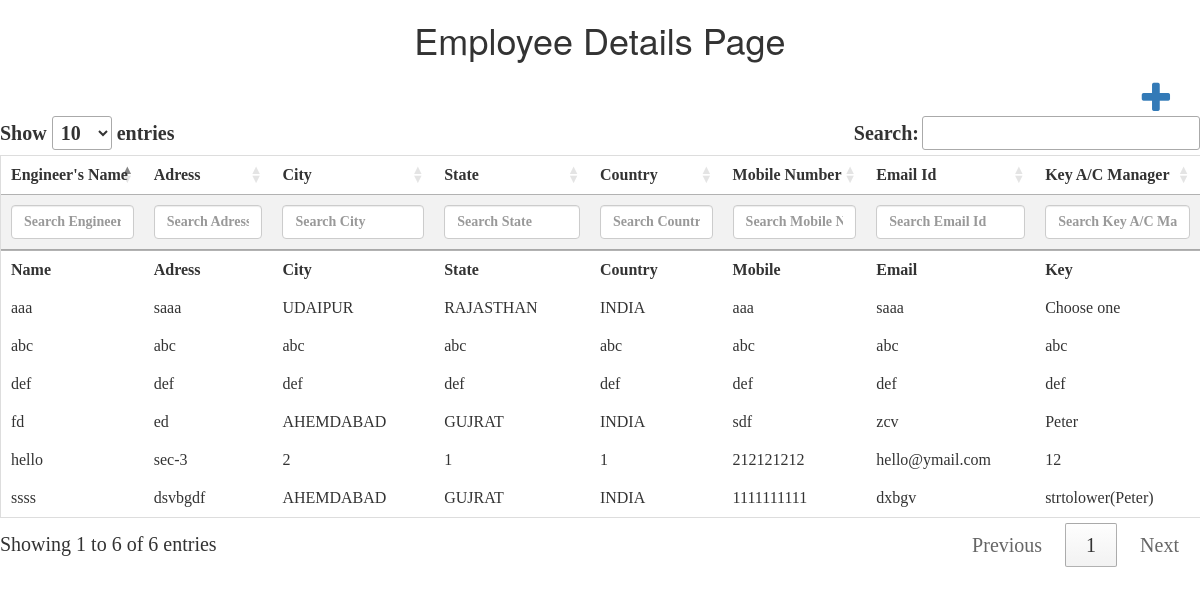
The page /controllers/employeeDetails.php on the database as committed earlier.
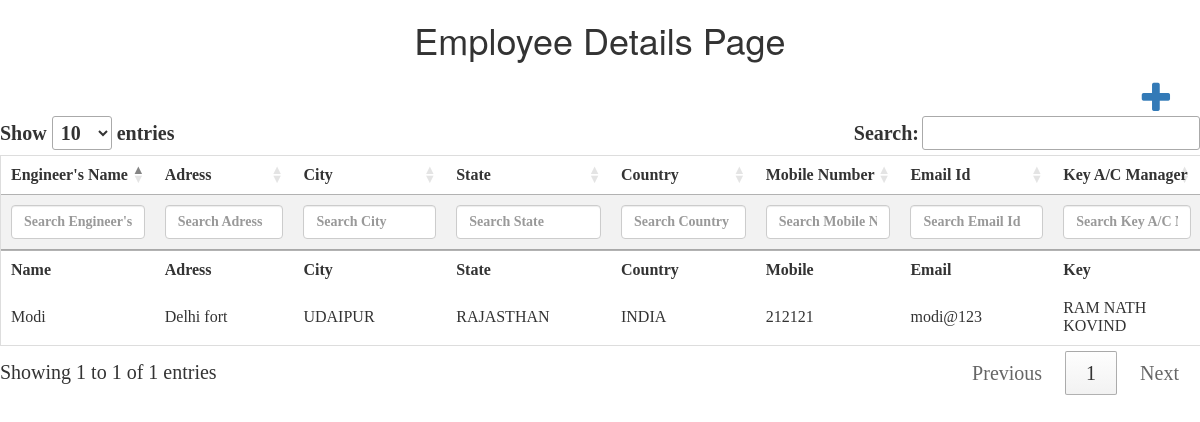
The same page on the database as committed later.
### tables this page shows
CREATE TABLE `tbl_employeemaster` (
  `cengineer_name` varchar(50) NOT NULL,
  `ccity` varchar(50) NOT NULL,
  `cstate` varchar(50) NOT NULL,
  `ccountry` varchar(50) NOT NULL,
  `ckey_ac_manager` varchar(50) NOT NULL,
  `caddress` varchar(255) NOT NULL,
  `cmobile_number` varchar(10) NOT NULL,
  `calt_mobile_number` int(10) NOT NULL,
  `cuser_type` varchar(50) NOT NULL,
  `cemail_id` varchar(50) NOT NULL,
  `isAvailable` bit(1) NOT NULL,
  `isActive` bit(1) NOT NULL,
  `dcreated_date` datetime NOT NULL,
  `dupdated_date` datetime NOT NULL,
  `nengineer_id` int(11) NOT NULL
);

### controllers/employeeDetails.php (the view, shortened to what this page needs)
<html>
<link rel="stylesheet" href="../css/theme.css">
<link rel="stylesheet" href="https://cdn.datatables.net/1.10.22/css/jquery.dataTables.min.css">
<head>
<link rel="stylesheet" href="../css/theme.css">
<link rel="stylesheet" href="https://cdnjs.cloudflare.com/ajax/libs/font-awesome/4.7.0/css/font-awesome.min.css">
  <link rel="stylesheet" href="https://maxcdn.bootstrapcdn.com/bootstrap/3.4.1/css/bootstrap.min.css">
</head>
<body>
<h1>Employee Details Page<h1>
<div class="container">
<a style="float:right" href="../modals/EmployeeModal.php" data-toggle="modal" data-target="#myModal"><i class="fa fa-plus" aria-hidden="true"></i></a>
</div>
<?php
$conn = OpenCon();
$sql = 'SELECT cengineer_name, caddress,ccity,cstate,ccountry,cmobile_number,cemail_id,ckey_ac_manager FROM tbl_employeeMaster';
$retval = mysqli_query( $conn, $sql );
echo "<table id='employeeTable'  name='employeeTable' >
<thead>
<tr>
<th>Engineer's Name</th>
<th>Adress</th>
<th>City</th>
<th>State</th>
<th>Country</th>
<th>Mobile Number</th>
<th>Email Id</th>
<th>Key A/C Manager</th>
</tr>
</thead>
<tfoot>
           <tr>
               <th>Name</th>
               <th>Adress</th>
               <th>City</th>
               <th>State</th>
               <th>Country </th>
               <th>Mobile</th>
			    <th>Email</th>
               <th>Key</th>
           </tr>
       </tfoot>
	   <tbody>
";
   while ($row = mysqli_fetch_array($retval, MYSQLI_ASSOC)) {
	echo "<tr>";
    echo "<td>" . $row['cengineer_name'] . "</td>";
    echo "<td>" . $row['caddress'] . "</td>";
    echo "<td>" . $row['ccity'] . "</td>";
    echo "<td>" . $row['cstate'] . "</td>";
    echo "<td>" . $row['ccountry'] . "</td>";
    echo "<td>" . $row['cmobile_number'] . "</td>";
    echo "<td>" . $row['cemail_id'] . "</td>";
    echo "<td>" . $row['ckey_ac_manager'] . "</td>";
    echo "</tr>";
}
echo "</tbody></table>";
?>
</body>
</html>

### css/theme.css (style rules this page uses)
h1 { text-align: center; }
table { border-collapse: collapse; border-spacing: 0; width: 100%; border: 1px solid #ddd; }
th { text-align: left; padding: 10px !important; }
td { text-align: left; padding: 10px !important; }
tr:nth-child(even) { background-color: #f2f2f2; }
tfoot { display: table-header-group; }

Rows that differ between the two databases and show on the page:
removed tbl_employeemaster: cengineer_name "abc", caddress "abc", ccity "abc", cstate "abc", ccountry "abc", cmobile_number "abc", cemail "abc", ckey_ac_manager "abc"
removed tbl_employeemaster: cengineer_name "def", caddress "def", ccity "def", cstate "def", ccountry "def", cmobile_number "def", cemail "def", ckey_ac_manager "def"
removed tbl_employeemaster: cengineer_name "hello", caddress "sec-3", ccity "2", cstate "1", ccountry "1", cmobile_number "212121212", cemail "hello@ymail.com", ckey_ac_manager "12"
removed tbl_employeemaster: cengineer_name "aaa", caddress "saaa", ccity "UDAIPUR", cstate "RAJASTHAN", ccountry "INDIA", cmobile_number "aaa", cemail "saaa", ckey_ac_manager "Choose one"
removed tbl_employeemaster: cengineer_name "ssss", caddress "dsvbgdf", ccity "AHEMDABAD", cstate "GUJRAT", ccountry "INDIA", cmobile_number "1111111111", cemail "dxbgv", ckey_ac_manager "strtolower(Peter)"
removed tbl_employeemaster: cengineer_name "fd", caddress "ed", ccity "AHEMDABAD", cstate "GUJRAT", ccountry "INDIA", cmobile_number "sdf", cemail "zcv", ckey_ac_manager "Peter"
added tbl_employeemaster: cengineer_name "Modi", caddress "Delhi fort", ccity "UDAIPUR", cstate "RAJASTHAN", ccountry "INDIA", cmobile_number "212121", cemail "modi@123", ckey_ac_manager "RAM NATH KOVIND"
Other text that changed with them:
text written by a page script: "Show entries Search: Showing 1 to 6 of 6 entries Previous 1 Next" → "Show entries Search: Showing 1 to 1 of 1 entries Previous 1 Next"
